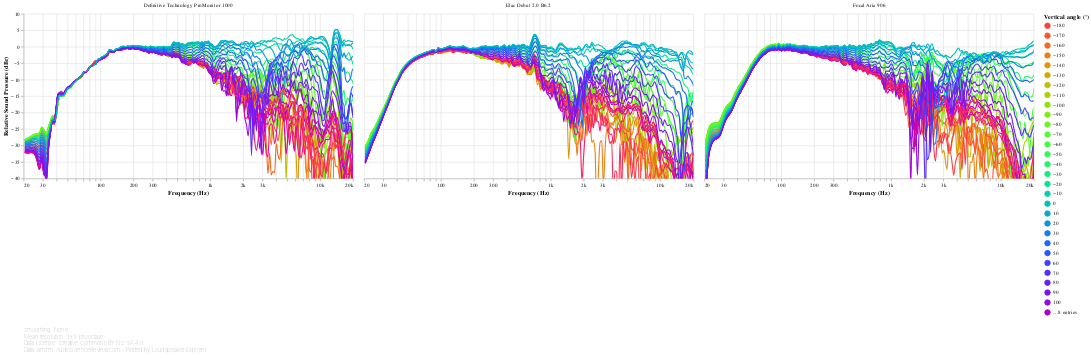

The cell this chart's notebook holds for it:
### Code cell
#@markdown
off_axis_angles_chart('Vertical')

### Figure 1 — Vega-Lite specification as saved in the notebook (floating-point values rounded to 4 significant figures; data arrays with more than 128 entries replaced by an {"elided": "..."} marker saying what was removed)
{"config": {"view": {"continuousWidth": 400, "continuousHeight": 300, "opacity": 0}}, "vconcat": [{"data": {"name": "data-eafac362dc1c9def872436be176d7a90"}, "facet": {"type": "nominal", "field": "speaker", "title": null}, "spec": {"layer": [{"mark": {"type": "line", "clip": true, "interpolate": "monotone"}, "encoding": {"opacity": {"condition": {"value": 1, "selection": "selector021"}, "value": 0.2}}, "selection": {"selector021": {"type": "multi", "encodings": ["color"], "bind": "legend"}, "selector023": {"type": "interval", "bind": "scales", "encodings": ["x", "y"]}, "selector024": {"type": "single", "fields": ["angle"], "bind": {"input": "range", "max": 180, "min": -170, "name": "Vertical angle selector (°)", "step": 10}, "clear": "dblclick"}, "selector025": {"type": "single", "fields": ["speaker"], "bind": {"input": "select", "options": [null, "Definitive Technology ProMonitor 1000", "Elac Debut 2.0 B6.2", "Focal Aria 906"], "labels": ["All", "Definitive Technology ProMonitor 1000", "Elac Debut 2.0 B6.2", "Focal Aria 906"], "name": "Speaker: "}}}}, {"mark": {"type": "circle", "clip": true, "size": 100}, "encoding": {"fillOpacity": {"condition": {"value": 0.3, "selection": "selector022"}, "value": 0}}, "selection": {"selector022": {"type": "single", "on": "mouseover", "clear": "mouseout", "empty": "none", "encodings": ["x", "y"]}}}], "encoding": {"color": {"type": "quantitative", "field": "angle", "legend": {"gradientLength": 300, "type": "gradient", "values": [-180, -170, -160, -150, -140, -130, -120, -110, -100, -90, -80, -70, -60, -50, -40, -30, -20, -10, 0, 10, 20, 30, 40, 50, 60, 70, 80, 90, 100, 110, 120, 130, 140, 150, 160, 170, 180]}, "scale": {"domain": [-180, 180], "scheme": "sinebow"}, "title": "Vertical angle (°)"}, "tooltip": [{"type": "nominal", "field": "key", "title": "Vertical angle (°)"}, {"type": "quantitative", "field": "frequency", "format": ".03s", "title": "Frequency (Hz)"}, {"type": "quantitative", "field": "value", "format": ".2f", "title": "Value (dB)"}], "x": {"type": "quantitative", "axis": {"format": "s"}, "field": "frequency", "scale": {"base": 10, "domain": [20, 20000], "nice": false, "type": "log"}, "title": "Frequency (Hz)"}, "y": {"type": "quantitative", "axis": {"grid": true}, "field": "value", "scale": {"domain": [-40, 10]}, "title": ["Relative Sound Pressure (dBr)"]}}, "height": 300, "transform": [{"flatten": ["frequency", "-100", "-10", "-110", "-120", "-130", "-140", "-150", "-160", "-170", "-20", "-30", "-40", "-50", "-60", "-70", "-80", "-90", "+100", "+10", "+110", "+120", "+130", "+140", "+150", "+160", "+170", "+180", "+20", "+30", "+40", "+50", "+60", "+70", "+80", "+90", "+0"]}, {"fold": ["-100", "-10", "-110", "-120", "-130", "-140", "-150", "-160", "-170", "-20", "-30", "-40", "-50", "-60", "-70", "-80", "-90", "+100", "+10", "+110", "+120", "+130", "+140", "+150", "+160", "+170", "+180", "+20", "+30", "+40", "+50", "+60", "+70", "+80", "+90", "+0"]}, {"calculate": "toNumber(datum['key'])", "as": "angle"}, {"filter": {"selection": "selector024"}}], "width": 600}, "transform": [{"filter": {"selection": "selector025"}}]}, {"mark": "text", "height": 1, "title": {"text": ["Smoothing: None", "Mean resolution: 19.5 pts/octave", "Data License: Creative Commons BY-NC-SA 4.0", "Data: amirm, AudioScienceReview.com - Plotted by Loudspeaker Explorer"], "anchor": "start", "color": "gray", "fontSize": 10, "fontWeight": "lighter"}, "width": 600}], "resolve": {"legend": {"color": "independent"}}, "$schema": "https://vega.github.io/schema/vega-lite/v4.8.1.json", "datasets": {"data-eafac362dc1c9def872436be176d7a90": [{"speaker": "Definitive Technology ProMonitor 1000", "frequency": {"elided": "194 float values"}, "-100": {"elided": "194 float values"}, "-10": {"elided": "194 float values"}, "-110": {"elided": "194 float values"}, "-120": {"elided": "194 float values"}, "-130": {"elided": "194 float values"}, "-140": {"elided": "194 float values"}, "-150": {"elided": "194 float values"}, "-160": {"elided": "194 float values"}, "-170": {"elided": "194 float values"}, "-20": {"elided": "194 float values"}, "-30": {"elided": "194 float values"}, "-40": {"elided": "194 float values"}, "-50": {"elided": "194 float values"}, "-60": {"elided": "194 float values"}, "-70": {"elided": "194 float values"}, "-80": {"elided": "194 float values"}, "-90": {"elided": "194 float values"}, "+100": {"elided": "194 float values"}, "+10": {"elided": "194 float values"}, "+110": {"elided": "194 float values"}, "+120": {"elided": "194 float values"}, "+130": {"elided": "194 float values"}, "+140": {"elided": "194 float values"}, "+150": {"elided": "194 float values"}, "+160": {"elided": "194 float values"}, "+170": {"elided": "194 float values"}, "+180": {"elided": "194 float values"}, "+20": {"elided": "194 float values"}, "+30": {"elided": "194 float values"}, "+40": {"elided": "194 float values"}, "+50": {"elided": "194 float values"}, "+60": {"elided": "194 float values"}, "+70": {"elided": "194 float values"}, "+80": {"elided": "194 float values"}, "+90": {"elided": "194 float values"}, "+0": {"elided": "194 float values"}}, {"speaker": "Elac Debut 2.0 B6.2", "frequency": {"elided": "194 float values"}, "-100": {"elided": "194 float values"}, "-10": {"elided": "194 float values"}, "-110": {"elided": "194 float values"}, "-120": {"elided": "194 float values"}, "-130": {"elided": "194 float values"}, "-140": {"elided": "194 float values"}, "-150": {"elided": "194 float values"}, "-160": {"elided": "194 float values"}, "-170": {"elided": "194 float values"}, "-20": {"elided": "194 float values"}, "-30": {"elided": "194 float values"}, "-40": {"elided": "194 float values"}, "-50": {"elided": "194 float values"}, "-60": {"elided": "194 float values"}, "-70": {"elided": "194 float values"}, "-80": {"elided": "194 float values"}, "-90": {"elided": "194 float values"}, "+100": {"elided": "194 float values"}, "+10": {"elided": "194 float values"}, "+110": {"elided": "194 float values"}, "+120": {"elided": "194 float values"}, "+130": {"elided": "194 float values"}, "+140": {"elided": "194 float values"}, "+150": {"elided": "194 float values"}, "+160": {"elided": "194 float values"}, "+170": {"elided": "194 float values"}, "+180": {"elided": "194 float values"}, "+20": {"elided": "194 float values"}, "+30": {"elided": "194 float values"}, "+40": {"elided": "194 float values"}, "+50": {"elided": "194 float values"}, "+60": {"elided": "194 float values"}, "+70": {"elided": "194 float values"}, "+80": {"elided": "194 float values"}, "+90": {"elided": "194 float values"}, "+0": {"elided": "194 float values"}}, {"speaker": "Focal Aria 906", "frequency": {"elided": "194 float values"}, "-100": {"elided": "194 float values"}, "-10": {"elided": "194 float values"}, "-110": {"elided": "194 float values"}, "-120": {"elided": "194 float values"}, "-130": {"elided": "194 float values"}, "-140": {"elided": "194 float values"}, "-150": {"elided": "194 float values"}, "-160": {"elided": "194 float values"}, "-170": {"elided": "194 float values"}, "-20": {"elided": "194 float values"}, "-30": {"elided": "194 float values"}, "-40": {"elided": "194 float values"}, "-50": {"elided": "194 float values"}, "-60": {"elided": "194 float values"}, "-70": {"elided": "194 float values"}, "-80": {"elided": "194 float values"}, "-90": {"elided": "194 float values"}, "+100": {"elided": "194 float values"}, "+10": {"elided": "194 float values"}, "+110": {"elided": "194 float values"}, "+120": {"elided": "194 float values"}, "+130": {"elided": "194 float values"}, "+140": {"elided": "194 float values"}, "+150": {"elided": "194 float values"}, "+160": {"elided": "194 float values"}, "+170": {"elided": "194 float values"}, "+180": {"elided": "194 float values"}, "+20": {"elided": "194 float values"}, "+30": {"elided": "194 float values"}, "+40": {"elided": "194 float values"}, "+50": {"elided": "194 float values"}, "+60": {"elided": "194 float values"}, "+70": {"elided": "194 float values"}, "+80": {"elided": "194 float values"}, "+90": {"elided": "194 float values"}, "+0": {"elided": "194 float values"}}]}}
